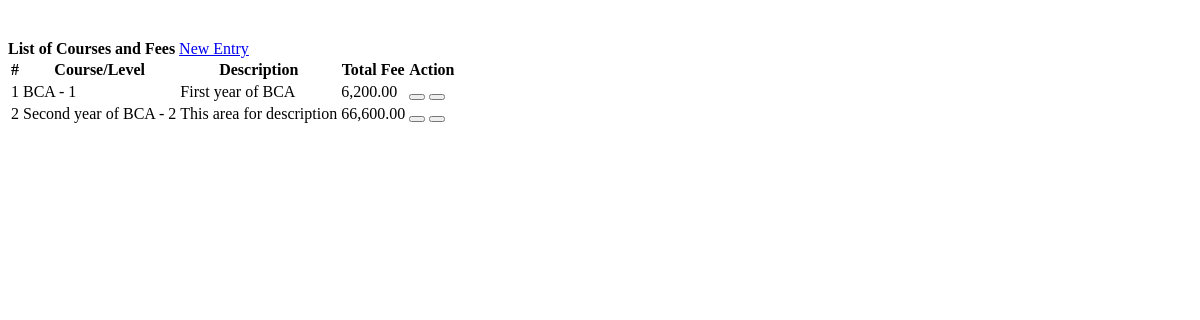
/courses.php, run on the app's committed database.
### tables this page shows
CREATE TABLE `courses` (
  `id` int(30) NOT NULL,
  `course` varchar(100) NOT NULL,
  `description` text NOT NULL,
  `level` varchar(150) NOT NULL,
  `total_amount` float NOT NULL,
  `date_created` datetime NOT NULL DEFAULT current_timestamp()
);

### courses.php (the view, shortened to what this page needs)
<?php include('db_connect.php');?>
<div class="container-fluid">
	<div class="col-lg-12"style="position: relative; top: 32px;">
		<div class="row">
			<div class="col-md-12">
				<div class="card">
					<div class="card-header">
						<b>List of Courses and Fees</b>
						<span class="float:right"><a class="btn btn-primary col-sm-6 col-md-2 float-right" href="javascript:void(0)" id="new_course">
					<i class="fa fa-plus"></i> New Entry
				</a></span>
					</div>
					<div class="card-body">
						<table class="table table-condensed table-bordered table-hover">
							<thead>
								<tr>
									<th class="text-center">#</th>
									<th class="">Course/Level</th>
									<th class="">Description</th>
									<th class="">Total Fee</th>
									<th class="text-center">Action</th>
								</tr>
							</thead>
							<tbody>
								<?php
								$i = 1;
								$course = $conn->query("SELECT * FROM courses  order by course asc ");
								while($row=$course->fetch_assoc()):
								?>
								<tr>
									<td class="text-center"><?php echo $i++ ?></td>
									<td>
										<?php echo $row['course'] . " - " . $row['level'] ?>
									</td>
									<td class="">
										 <p><?php echo $row['description'] ?></p>
									</td>
									<td class="text-right">
									 <?php echo number_format($row['total_amount'],2) ?>
									</td>
									<td class="text-center">
										<button class="btn btn-primary edit_course" type="button" data-id="<?php echo $row['id'] ?>" ><i class="fa fa-edit"></i></button>
										<button class="btn btn-danger delete_course" type="button" data-id="<?php echo $row['id'] ?>"><i class="fa fa-trash-alt"></i></button>
									</td>
								</tr>
								<?php endwhile; ?>
							</tbody>
						</table>
					</div>
				</div>
			</div>
		</div>
	</div>
</div>

### courses.php (style rules this page uses)
td { vertical-align: middle !important; }
td p { margin: unset }

### data on the page
courses: course "BCA", level "1", description "First year of BCA", total_amount "6,200.00"
courses: course "Second year of BCA", level "2", description "This area for description", total_amount "66,600.00"
